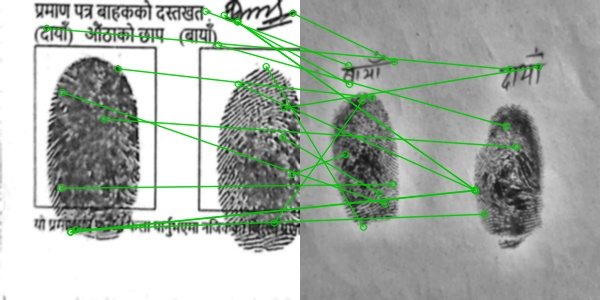
#> input picture backend/check_crop.jpg, 600 x 300 px
$ python -i fingerprint.py   (imports and definitions only)
#> lines starting #> are read from the running program, lines starting #| are printed output that depends on the picture
# modules/fingerprint.py — Module 5: Fingerprint Biometrics (SIFT + FLANN)
#
# THE INNOVATION (Nepal-specific):
#   Nepali citizenship cards have two inked thumbprints on the back.
#   This module extracts them, then matches against a fresh thumb photo
#   using SIFT keypoints + FLANN matching.
#
# PIPELINE:
#   1. Crop the thumbprint region from the citizenship card back
#   2. Enhance with CLAHE (boost faded ink contrast)
#   3. Extract SIFT keypoints from both card print and fresh thumb photo
#   4. Match with FLANN + Lowe's ratio test
#   5. Score based on number of good matches
#
# SAFETY RULE: if matching fails or images unreadable -> ADD risk (fail closed).

import os
os.environ["TF_CPP_MIN_LOG_LEVEL"] = "2"

import cv2
import numpy as np

RISK_WEIGHTS = {"fingerprint_mismatch": 15}

# Minimum good SIFT matches to consider it a verified match.
MATCH_THRESHOLD = 1

# Lowe's ratio test threshold — lower = stricter matching.
LOWE_RATIO = 0.75


# [8 lines left out: function _enhance_print, not called in this run]


def _crop_thumbprint(card_back_gray, side="left"):
    """Crop the thumbprint region from the citizenship card back.
    Nepali citizenship cards have prints in the bottom portion.
    'left' = left side prints (default), 'right' = right side."""
    h, w = card_back_gray.shape
    top = int(h * 0.50)
    if side == "right":
        left = int(w * 0.55)
        return card_back_gray[top:, left:]
    else:
        right = int(w * 0.45)
        return card_back_gray[top:, :right]


# [110 lines left out: functions _sift_match, visualize_match, analyze_fingerprint, not called in this run]


# --- Duplicate Fingerprint Detection ---
# Stores cropped prints per submission. On new submission, SIFT-matches
# against all stored prints. Catches reuse of the same citizenship card.

PRINT_STORE_DIR = os.path.join("data", "fingerprint_store")


# [13 lines left out: function store_print, not called in this run]


def check_duplicate_print(card_back_path, current_submission_id=None, side="left"):
    """SIFT-match this card's thumbprint against all previously stored prints.
    Returns the standard module result shape."""
#> called with card_back_path = '../check_crop.jpg', side = 'left'
    weight = 30  # strong fraud signal
    try:
        card = cv2.imread(card_back_path, cv2.IMREAD_GRAYSCALE)
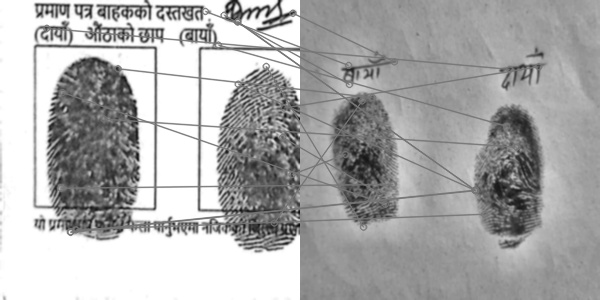
#> card: shape (300, 600); min 13, max 255, mean 172.2
        if card is None:
            raise ValueError("Could not read card back image")
        crop = _crop_thumbprint(card, side)
#> in _crop_thumbprint, `return card_back_gray[top:, :right]`:
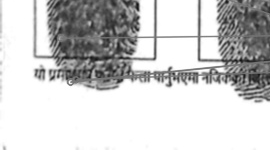
#> returned value: shape (150, 270); min 19, max 255, mean 203.9

        os.makedirs(PRINT_STORE_DIR, exist_ok=True)
        stored = [f for f in os.listdir(PRINT_STORE_DIR)
                  if f.endswith(".jpg") and f != f"{current_submission_id}.jpg"]

        if not stored:
            return _result(False, 0, None,
                           "No prior fingerprints to compare against",
                           {"duplicate_print": {"stored_count": 0}})

        best_match_id = None
        best_count = 0

        for fname in stored:
            stored_path = os.path.join(PRINT_STORE_DIR, fname)
            stored_img = cv2.imread(stored_path, cv2.IMREAD_GRAYSCALE)
            if stored_img is None:
                continue
            try:
                result = _sift_match(crop, stored_img)
                if result["good_count"] > best_count:
                    best_count = result["good_count"]
                    best_match_id = fname.replace(".jpg", "")
            except Exception:
                continue

        is_dup = best_count >= MATCH_THRESHOLD

        if is_dup:
            return _result(True, weight,
                           f"Card fingerprint matches a previous submission ({best_match_id}) — possible document reuse ({best_count} keypoint matches)",
                           None,
                           {"duplicate_print": {"match_id": best_match_id,
                                                "matches": best_count,
                                                "threshold": MATCH_THRESHOLD,
                                                "stored_count": len(stored)}})
        else:
            return _result(False, 0, None,
                           "Card fingerprint does not match any prior submissions",
                           {"duplicate_print": {"best_match": best_count,
                                                "threshold": MATCH_THRESHOLD,
                                                "stored_count": len(stored)}})
    except Exception as e:
        # Fail closed.
        return _result(True, weight,
                       "Could not check for duplicate fingerprints — treated as suspicious",
                       None, {"duplicate_print": {"error": str(e)}})

def _result(triggered, points, reason, pass_note, detail):
    return {
        "module": "fingerprint",
        "risk_added": points,
        "signals": {"fingerprint_mismatch": points} if triggered else {},
        "reasons": [reason] if (triggered and reason) else [],
        "passed": [pass_note] if (not triggered and pass_note) else [],
        "details": {"fingerprint": detail},
    }


# --- Standalone test ---
# python -m modules.fingerprint match <card_back> <thumb_photo> [left|right]
# python -m modules.fingerprint visualize <card_back> <thumb_photo> <output.jpg> [left|right]
# [39 lines not run here, left out]

>>> result = check_duplicate_print('../check_crop.jpg')
